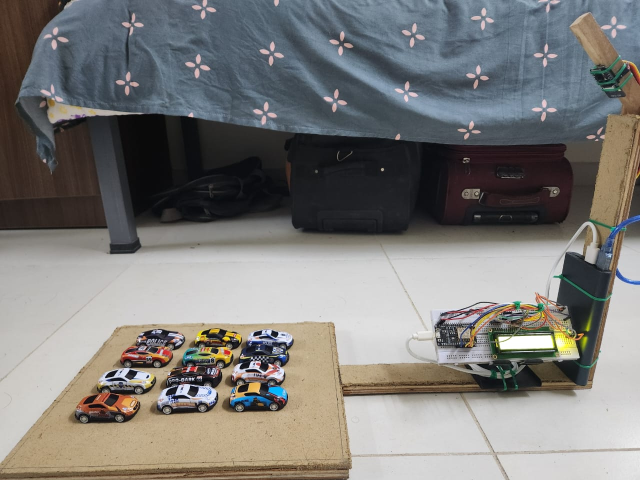
#> input picture WhatsApp Image 2025-05-26 at 13.36.34_43e40904.jpg, 1280 x 960 px (shown at 1/2 size); its folder holds only this picture in this run
$ python -i ImageDetection.py   (imports and definitions only)
#> lines starting #> are read from the running program, lines starting #| are printed output that depends on the picture
#> in detect_objects, image is the input picture: shape (960, 1280, 3); mean B, G, R 120.4, 122.9, 124.3
import requests
import cv2
import numpy as np
import os
import time
import threading
from datetime import datetime
from io import BytesIO
from ultralytics import YOLO
import matplotlib.pyplot as plt
import base64
# ESP32-CAM Video Stream URL
ESP32_URL = "http://172.20.10.3:81/stream?drop=0"

# [1 line not run here, left out]
# Directory to save images
SAVE_DIR = "captured_images"
# [1 line not run here, left out]

# Your Firebase Configuration
FIREBASE_CONFIG = {
    "apiKey": os.getenv("FIREBASE_API_KEY"),
    "authDomain": os.getenv("FIREBASE_AUTH_DOMAIN"),
    "projectId": os.getenv("FIREBASE_PROJECT_ID"),
    "storageBucket": os.getenv("FIREBASE_STORAGE_BUCKET"),
    "messagingSenderId": os.getenv("FIREBASE_MESSAGING_SENDER_ID"),
    "appId": os.getenv("FIREBASE_APP_ID")
}
# Load YOLOv8 model
# [1 line that did not run here, left out]

# Firebase Firestore REST API URL (using Firestore rather than Realtime Database)
# For Firestore REST API, we need to use a different endpoint format
FIREBASE_FIRESTORE_URL = f"https://firestore.googleapis.com/v1/projects/{FIREBASE_CONFIG['projectId']}/databases/(default)/documents/IOT"
# Global variables
latest_frame = None
frame_lock = threading.Lock()
running = True

def preprocess_image(image):
    # Denoise image to reduce compression artifacts
    denoised = cv2.fastNlMeansDenoisingColored(image, None, 10, 10, 7, 21)

    # Sharpen the image to enhance edges and features
    sharpening_kernel = np.array([[-1, -1, -1],
                                  [-1, 9, -1],
                                  [-1, -1, -1]])
    sharpened = cv2.filter2D(denoised, -1, sharpening_kernel)
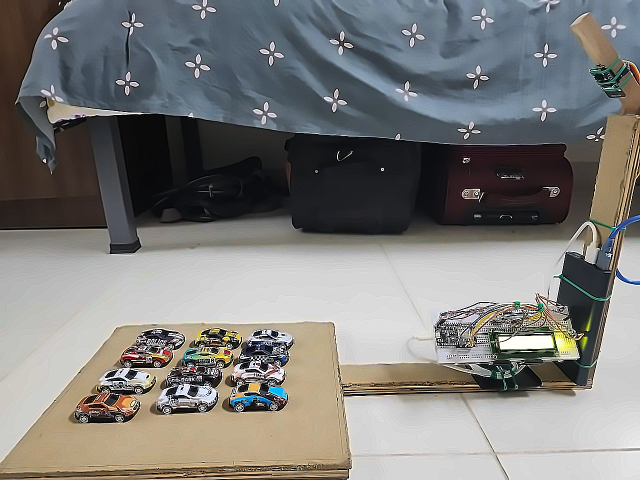
#> sharpened: shape (960, 1280, 3) (shown at 1/2 size); mean R, G, B 124.6, 123.7, 121.5

    # Upscale the image to help YOLO detect small objects
    scale_percent = 150  # Increase resolution by 1.5x
    width = int(sharpened.shape[1] * scale_percent / 100)
#> width = 1920
    height = int(sharpened.shape[0] * scale_percent / 100)
#> height = 1440
    upscaled = cv2.resize(sharpened, (width, height), interpolation=cv2.INTER_CUBIC)
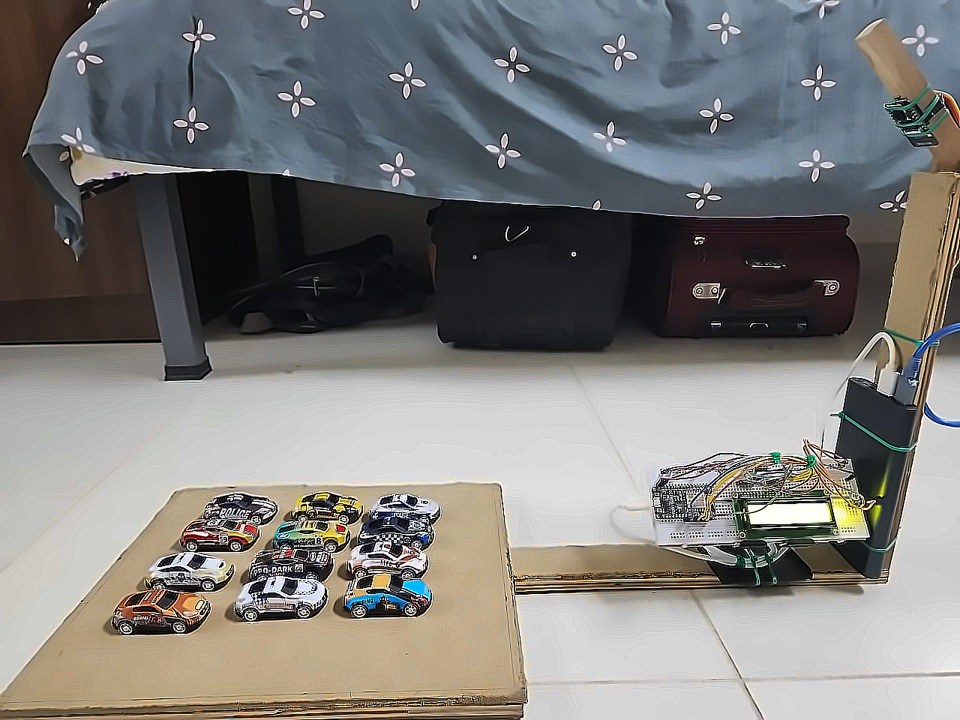
#> upscaled: shape (1440, 1920, 3) (shown at 1/2 size); mean R, G, B 124.6, 123.8, 121.6

    return upscaled

def detect_objects(image_path):
    # Load image
    image = cv2.imread(image_path)
    if image is None:
        print(f"Error: Could not read image from {image_path}")
        return []

    # Convert and preprocess
    image_rgb = cv2.cvtColor(image, cv2.COLOR_BGR2RGB)
    image_rgb = preprocess_image(image_rgb)

    # Run inference
#> (the run stopped early here; a loop or call above may not have finished)
